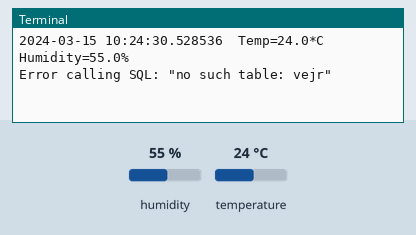
Simulated run of this program. Board: Raspberry Pi (BCM pin numbers). On the bench: the last lines printed to the terminal. The inputs (shaded band) are chosen by the test bench; at power-on: humidity 55 %, temperature 24 °C. The clock reads 2024-03-15 10:24:30 at power-on unless the program sets it; files the program writes start out absent.

Above: at 1.2 s.
1.3 s: humidity set to 22 %
At 2.8 s:
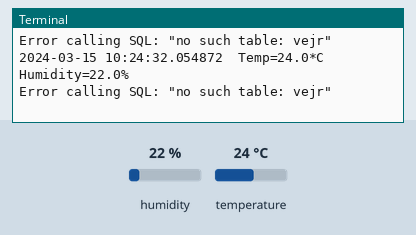
3.4 s: temperature set to 12 °C
At 4.8 s:
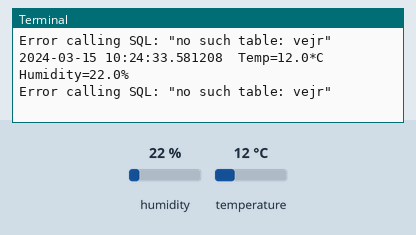
5.5 s: humidity set to 40 %
At 7.9 s:
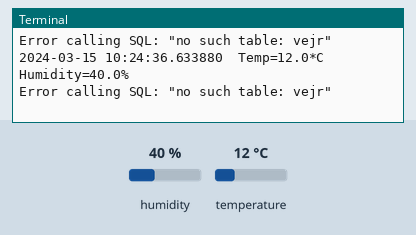
Timing chart, 0 to 9.4 s (numbered marks = the images above; inputs shaded):
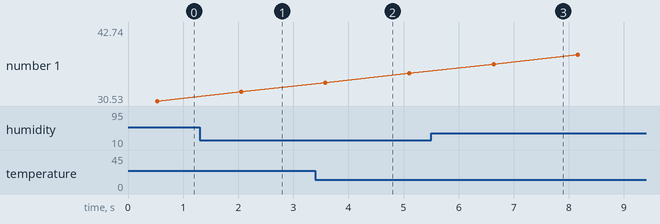

Measured:
- after the input at 1.3 s, the terminal: prints a new line after 0.76 s (image 1)
- after the input at 3.4 s, the terminal: prints a new line after 0.18 s (image 2)
- after the input at 5.5 s, the terminal: prints a new line after 1.1 s (image 3)

The program:

dht11_to_db.py
```python
# Purpose: Read temperature and humidity from DHT11 sensor and write to database
import Adafruit_DHT
from datetime import datetime
from time import sleep

# Getting the current date and time

import sqlite3


# Sensor should be set to Adafruit_DHT.DHT11,
# Adafruit_DHT.DHT22, or Adafruit_DHT.AM2302.
sensor = Adafruit_DHT.DHT11

pin = '16'

conn = sqlite3.connect('minDB.db')
cur = conn.cursor()

while True:
    try:
        humidity, temperature = Adafruit_DHT.read_retry(sensor, pin)

        # Note that sometimes you won't get a reading and
        # the results will be null (because Linux can't
        # guarantee the timing of calls to read the sensor).
        # If this happens try again!
        if humidity is not None and temperature is not None:
            dt = datetime.now()
            print(dt, end=' ')
            print(' Temp={0:0.1f}*C  Humidity={1:0.1f}%'.format(temperature, humidity))

            data = (dt, temperature, humidity)
            query = f"INSERT INTO vejr (datetime, temperature, humidity) VALUES ('{data[0]}', {data[1]}, {data[2]});"

            try:

                cur.execute(query)
                conn.commit()
            except sqlite3.Error as e:
                print(f'Error calling SQL: "{e}"')


            finally:
                sleep(1)

        else:
            print('Failed to get reading. Try again!')
    except KeyboardInterrupt:
        print('Connection closed')
        conn.close()
        break
```
